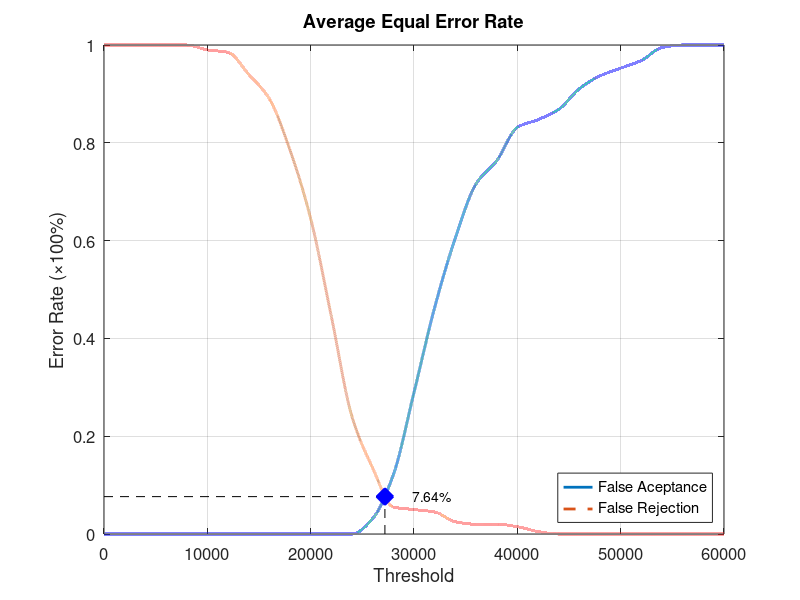
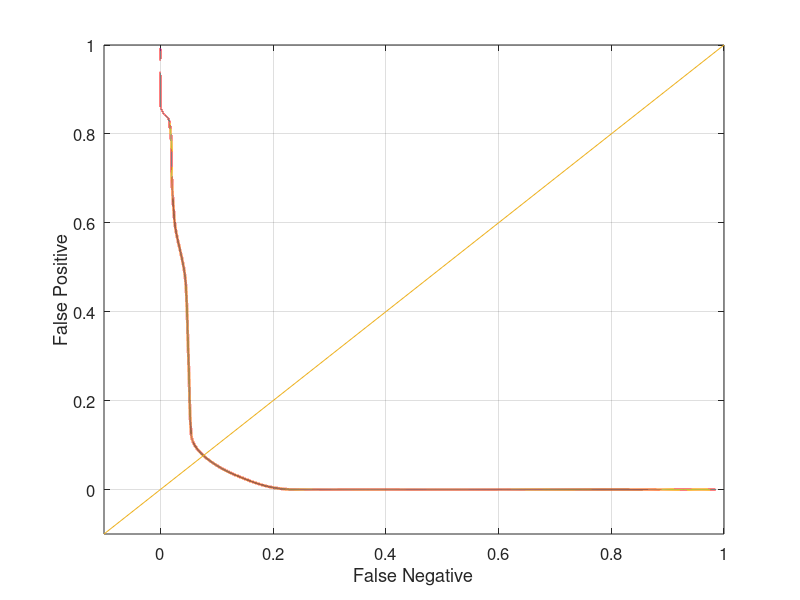

Write the MATLAB code that produced these figures, in order.
function yEER = Database4_3
close all;
clear;
clc;
x = 0:2000:60000;
xq = 0:0.5:60000;

y0 = [0 0 0 0 0 0 0 0 0 0 0 0 0 0.0315789 0.121053 0.289474 0.463158 0.605263 0.715789 0.763158 0.831579 0.847368 0.868421 0.910526 0.936842 0.952632 0.968421 0.994737 1 1 1];
yy0 = interp1(x, y0, xq, 'pchip');
y1 = [1 1 1 1 1 0.99 0.985 0.94 0.89 0.785 0.645 0.445 0.24 0.135 0.055 0.05 0.045 0.025 0.02 0.02 0.015 0.005 0 0 0 0 0 0 0 0 0];
yy1 = interp1(x, y1, xq, 'pchip');

% Calculating EER: 
y2 = abs(y0 - y1);
find(y2 == min(y2))
yy2 = abs(yy0 - yy1);
xEER = find(yy2 == min(yy2));
xEERIndex = xq(xEER) % X-axis EER
yEER = yy0(xEER) % Y-axis EER

main = figure
plot(xq, yy0,'-','LineWidth', 2);	hold on
plot(xq, yy1,'--','LineWidth', 2);	hold on
plot([xEERIndex xEERIndex], [0 yEER], 'k--');	hold on
plot([0 xEERIndex], [yEER yEER], 'k--');	hold on
plot(xEERIndex, yEER, 'bx', 'LineWidth', 10);	hold on
text(xEERIndex + 10 * xEERIndex / 100, yEER, [num2str(round((10000 * yEER)) / 100) '%'])
legend('False Aceptance', 'False Rejection', 'Location', 'SouthEast')
xlabel('Threshold')
ylabel('Error Rate (\times100%)')
title('Average Equal Error Rate')
set(gca, 'FontSize', 12)
axis([0 60000 0 1])
grid on

print(main, 'Database4_3Main', '-dpng');
FNRxFPR = figure('Color', [1 1 1]);
plot(yy1, yy0, '-', yy1, yy0, 'LineWidth', 2);
hold on
y = -0.1:0.1:1
plot(y, y); 
set(gca, 'FontSize', 12)
xlabel('False Negative')
ylabel('False Positive')
axis([-0.1 1 -0.1 1])
set(gca, 'FontSize', 12)
grid on

print(FNRxFPR, 'Database4_3FNRxFPR','-dpng');
end
